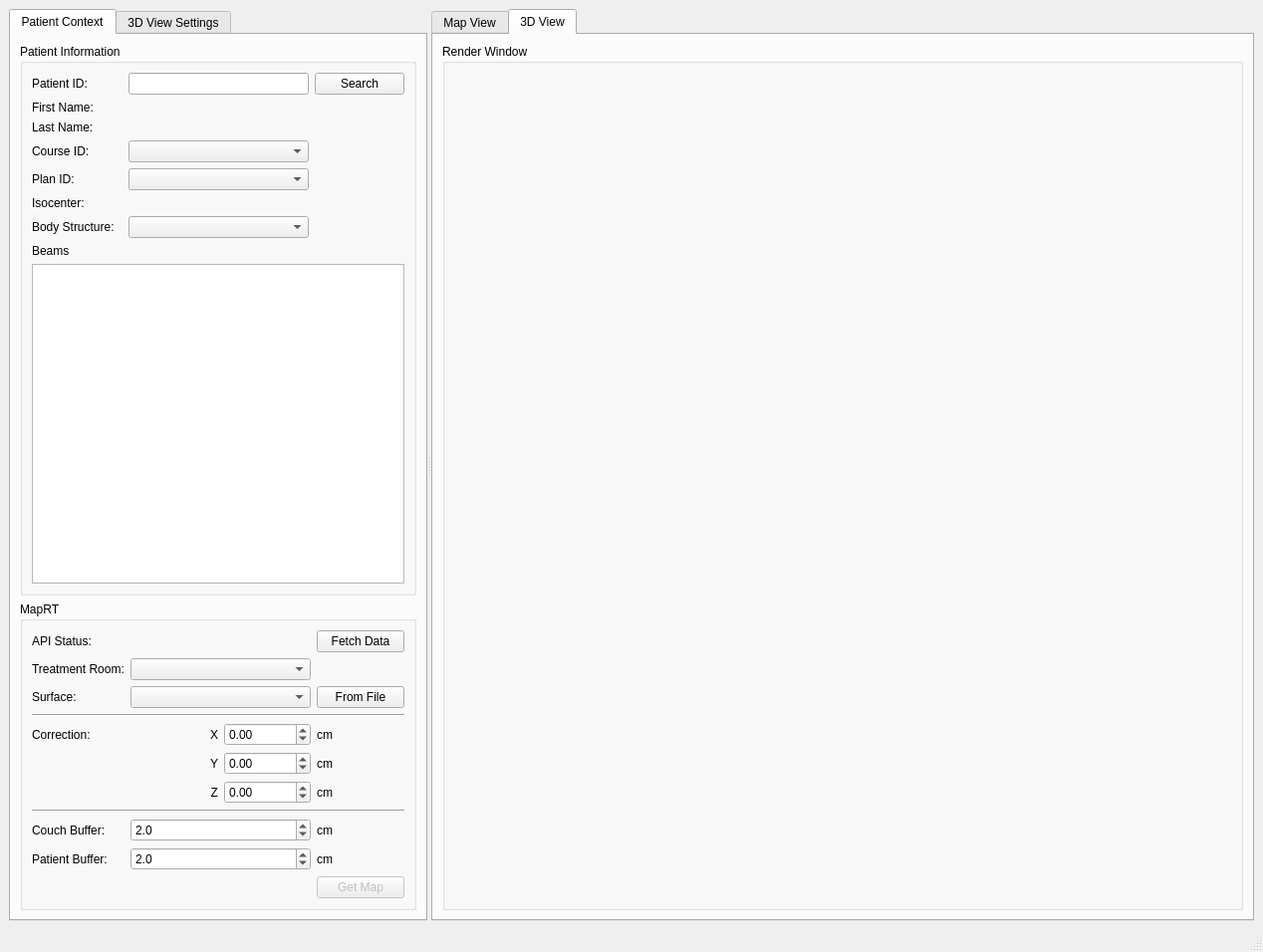
<?xml version="1.0" encoding="UTF-8"?>
<ui version="4.0">
 <class>MainWindow</class>
 <widget class="QMainWindow" name="MainWindow">
  <property name="geometry">
   <rect>
    <x>0</x>
    <y>0</y>
    <width>1268</width>
    <height>956</height>
   </rect>
  </property>
  <property name="minimumSize">
   <size>
    <width>0</width>
    <height>0</height>
   </size>
  </property>
  <property name="windowTitle">
   <string>MainWindow</string>
  </property>
  <widget class="QWidget" name="centralwidget">
   <property name="sizePolicy">
    <sizepolicy hsizetype="Expanding" vsizetype="Expanding">
     <horstretch>1</horstretch>
     <verstretch>1</verstretch>
    </sizepolicy>
   </property>
   <layout class="QVBoxLayout" name="verticalLayout_6">
    <item>
     <widget class="QSplitter" name="splitter">
      <property name="orientation">
       <enum>Qt::Orientation::Horizontal</enum>
      </property>
      <widget class="QTabWidget" name="w_tw_patient_settings">
       <property name="minimumSize">
        <size>
         <width>0</width>
         <height>0</height>
        </size>
       </property>
       <property name="maximumSize">
        <size>
         <width>16777215</width>
         <height>16777215</height>
        </size>
       </property>
       <property name="tabPosition">
        <enum>QTabWidget::TabPosition::North</enum>
       </property>
       <property name="currentIndex">
        <number>0</number>
       </property>
       <widget class="QWidget" name="tab">
        <attribute name="title">
         <string>Patient Context</string>
        </attribute>
        <layout class="QVBoxLayout" name="verticalLayout">
         <item>
          <widget class="QGroupBox" name="groupBox_6">
           <property name="title">
            <string>Patient Information</string>
           </property>
           <layout class="QGridLayout" name="gridLayout_4">
            <item row="4" column="1" colspan="2">
             <widget class="QComboBox" name="w_cb_plan_id"/>
            </item>
            <item row="0" column="3">
             <widget class="QPushButton" name="w_pb_esapi_search">
              <property name="text">
               <string>Search</string>
              </property>
             </widget>
            </item>
            <item row="7" column="0" colspan="4">
             <widget class="QLabel" name="label_15">
              <property name="text">
               <string>Beams</string>
              </property>
             </widget>
            </item>
            <item row="5" column="1" colspan="3">
             <widget class="QLabel" name="w_l_plan_isocenter">
              <property name="text">
               <string/>
              </property>
             </widget>
            </item>
            <item row="6" column="1" colspan="2">
             <widget class="QComboBox" name="w_cb_body_structure"/>
            </item>
            <item row="6" column="0">
             <widget class="QLabel" name="label_14">
              <property name="text">
               <string>Body Structure:</string>
              </property>
             </widget>
            </item>
            <item row="4" column="0">
             <widget class="QLabel" name="label_12">
              <property name="text">
               <string>Plan ID:</string>
              </property>
             </widget>
            </item>
            <item row="0" column="1" colspan="2">
             <widget class="QLineEdit" name="w_le_patinet_id"/>
            </item>
            <item row="2" column="0">
             <widget class="QLabel" name="label_13">
              <property name="text">
               <string>Last Name:</string>
              </property>
             </widget>
            </item>
            <item row="8" column="0" colspan="4">
             <widget class="QTableWidget" name="w_tw_beams">
              <property name="sizePolicy">
               <sizepolicy hsizetype="Expanding" vsizetype="Expanding">
                <horstretch>0</horstretch>
                <verstretch>0</verstretch>
               </sizepolicy>
              </property>
             </widget>
            </item>
            <item row="1" column="1" colspan="2">
             <widget class="QLabel" name="w_l_patient_first_name">
              <property name="text">
               <string/>
              </property>
             </widget>
            </item>
            <item row="5" column="0">
             <widget class="QLabel" name="label_17">
              <property name="text">
               <string>Isocenter:</string>
              </property>
             </widget>
            </item>
            <item row="1" column="0">
             <widget class="QLabel" name="label_11">
              <property name="text">
               <string>First Name:</string>
              </property>
             </widget>
            </item>
            <item row="0" column="0">
             <widget class="QLabel" name="label_9">
              <property name="text">
               <string>Patient ID:</string>
              </property>
             </widget>
            </item>
            <item row="2" column="1" colspan="2">
             <widget class="QLabel" name="w_l_patient_last_name">
              <property name="text">
               <string/>
              </property>
             </widget>
            </item>
            <item row="3" column="0">
             <widget class="QLabel" name="label_26">
              <property name="text">
               <string>Course ID:</string>
              </property>
             </widget>
            </item>
            <item row="3" column="1" colspan="2">
             <widget class="QComboBox" name="w_cb_course_id"/>
            </item>
           </layout>
          </widget>
         </item>
         <item>
          <widget class="QGroupBox" name="groupBox">
           <property name="title">
            <string>MapRT</string>
           </property>
           <layout class="QGridLayout" name="gridLayout_6">
            <item row="7" column="3">
             <widget class="QLabel" name="label_2">
              <property name="text">
               <string>cm</string>
              </property>
             </widget>
            </item>
            <item row="0" column="1" colspan="2">
             <widget class="QLabel" name="w_l_api_status">
              <property name="text">
               <string/>
              </property>
             </widget>
            </item>
            <item row="1" column="0">
             <widget class="QLabel" name="label_20">
              <property name="text">
               <string>Treatment Room:</string>
              </property>
             </widget>
            </item>
            <item row="9" column="1">
             <widget class="QLabel" name="label_30">
              <property name="text">
               <string>Z</string>
              </property>
              <property name="alignment">
               <set>Qt::AlignmentFlag::AlignRight|Qt::AlignmentFlag::AlignTrailing|Qt::AlignmentFlag::AlignVCenter</set>
              </property>
             </widget>
            </item>
            <item row="8" column="1">
             <widget class="QLabel" name="label_29">
              <property name="text">
               <string>Y</string>
              </property>
              <property name="alignment">
               <set>Qt::AlignmentFlag::AlignRight|Qt::AlignmentFlag::AlignTrailing|Qt::AlignmentFlag::AlignVCenter</set>
              </property>
             </widget>
            </item>
            <item row="3" column="0">
             <widget class="QLabel" name="label_19">
              <property name="text">
               <string>Surface:</string>
              </property>
             </widget>
            </item>
            <item row="8" column="2">
             <widget class="QDoubleSpinBox" name="w_dsb_surface_shift_y">
              <property name="minimum">
               <double>-100.000000000000000</double>
              </property>
              <property name="maximum">
               <double>100.000000000000000</double>
              </property>
              <property name="singleStep">
               <double>0.500000000000000</double>
              </property>
             </widget>
            </item>
            <item row="12" column="1" colspan="2">
             <widget class="QDoubleSpinBox" name="w_dsb_api_patient_buffer">
              <property name="decimals">
               <number>1</number>
              </property>
              <property name="value">
               <double>2.000000000000000</double>
              </property>
             </widget>
            </item>
            <item row="13" column="3">
             <widget class="QPushButton" name="w_pb_get_map">
              <property name="enabled">
               <bool>false</bool>
              </property>
              <property name="text">
               <string>Get Map</string>
              </property>
             </widget>
            </item>
            <item row="12" column="3">
             <widget class="QLabel" name="label_24">
              <property name="text">
               <string>cm</string>
              </property>
             </widget>
            </item>
            <item row="1" column="1" colspan="2">
             <widget class="QComboBox" name="w_cb_treatment_room"/>
            </item>
            <item row="0" column="3">
             <widget class="QPushButton" name="w_pb_fetch_api_data">
              <property name="text">
               <string>Fetch Data</string>
              </property>
             </widget>
            </item>
            <item row="11" column="3">
             <widget class="QLabel" name="label_23">
              <property name="text">
               <string>cm</string>
              </property>
             </widget>
            </item>
            <item row="7" column="1">
             <widget class="QLabel" name="label_28">
              <property name="maximumSize">
               <size>
                <width>16777215</width>
                <height>16777215</height>
               </size>
              </property>
              <property name="layoutDirection">
               <enum>Qt::LayoutDirection::LeftToRight</enum>
              </property>
              <property name="autoFillBackground">
               <bool>false</bool>
              </property>
              <property name="text">
               <string>X</string>
              </property>
              <property name="alignment">
               <set>Qt::AlignmentFlag::AlignRight|Qt::AlignmentFlag::AlignTrailing|Qt::AlignmentFlag::AlignVCenter</set>
              </property>
             </widget>
            </item>
            <item row="10" column="0" colspan="4">
             <widget class="Line" name="line_2">
              <property name="orientation">
               <enum>Qt::Orientation::Horizontal</enum>
              </property>
             </widget>
            </item>
            <item row="7" column="0">
             <widget class="QLabel" name="label_27">
              <property name="text">
               <string>Correction:</string>
              </property>
             </widget>
            </item>
            <item row="3" column="3">
             <widget class="QPushButton" name="w_pb_obj_file">
              <property name="text">
               <string>From File</string>
              </property>
             </widget>
            </item>
            <item row="8" column="3">
             <widget class="QLabel" name="label_7">
              <property name="text">
               <string>cm</string>
              </property>
             </widget>
            </item>
            <item row="9" column="2">
             <widget class="QDoubleSpinBox" name="w_dsb_surface_shift_z">
              <property name="minimum">
               <double>-100.000000000000000</double>
              </property>
              <property name="maximum">
               <double>100.000000000000000</double>
              </property>
              <property name="singleStep">
               <double>0.500000000000000</double>
              </property>
             </widget>
            </item>
            <item row="11" column="0">
             <widget class="QLabel" name="label_21">
              <property name="text">
               <string>Couch Buffer:</string>
              </property>
             </widget>
            </item>
            <item row="12" column="0">
             <widget class="QLabel" name="label_22">
              <property name="text">
               <string>Patient Buffer:</string>
              </property>
             </widget>
            </item>
            <item row="11" column="1" colspan="2">
             <widget class="QDoubleSpinBox" name="w_dsb_api_couch_buffer">
              <property name="decimals">
               <number>1</number>
              </property>
              <property name="value">
               <double>2.000000000000000</double>
              </property>
             </widget>
            </item>
            <item row="0" column="0">
             <widget class="QLabel" name="label_18">
              <property name="text">
               <string>API Status:</string>
              </property>
             </widget>
            </item>
            <item row="7" column="2">
             <widget class="QDoubleSpinBox" name="w_dsb_surface_shift_x">
              <property name="prefix">
               <string/>
              </property>
              <property name="minimum">
               <double>-100.000000000000000</double>
              </property>
              <property name="singleStep">
               <double>0.500000000000000</double>
              </property>
              <property name="value">
               <double>0.000000000000000</double>
              </property>
             </widget>
            </item>
            <item row="3" column="1" colspan="2">
             <widget class="QComboBox" name="w_cb_surface_for_map"/>
            </item>
            <item row="9" column="3">
             <widget class="QLabel" name="label_31">
              <property name="text">
               <string>cm</string>
              </property>
             </widget>
            </item>
            <item row="4" column="0" colspan="4">
             <widget class="Line" name="line">
              <property name="orientation">
               <enum>Qt::Orientation::Horizontal</enum>
              </property>
             </widget>
            </item>
           </layout>
          </widget>
         </item>
        </layout>
       </widget>
       <widget class="QWidget" name="tab_2">
        <attribute name="title">
         <string>3D View Settings</string>
        </attribute>
        <layout class="QVBoxLayout" name="verticalLayout_3">
         <item>
          <widget class="QGroupBox" name="groupBox_7">
           <property name="title">
            <string>DICOM</string>
           </property>
           <layout class="QGridLayout" name="gridLayout_7">
            <item row="0" column="3">
             <widget class="QFrame" name="w_fr_dcm_color">
              <property name="sizePolicy">
               <sizepolicy hsizetype="Maximum" vsizetype="Maximum">
                <horstretch>0</horstretch>
                <verstretch>0</verstretch>
               </sizepolicy>
              </property>
              <property name="minimumSize">
               <size>
                <width>25</width>
                <height>25</height>
               </size>
              </property>
              <property name="maximumSize">
               <size>
                <width>25</width>
                <height>25</height>
               </size>
              </property>
              <property name="frameShape">
               <enum>QFrame::Shape::StyledPanel</enum>
              </property>
              <property name="frameShadow">
               <enum>QFrame::Shadow::Raised</enum>
              </property>
             </widget>
            </item>
            <item row="2" column="0">
             <widget class="QLabel" name="label_8">
              <property name="text">
               <string>Surface Opacity:</string>
              </property>
             </widget>
            </item>
            <item row="0" column="0">
             <widget class="QLabel" name="label_3">
              <property name="text">
               <string>Surface Color:</string>
              </property>
             </widget>
            </item>
            <item row="2" column="2">
             <widget class="QSlider" name="w_hs_dcm_opacity">
              <property name="maximum">
               <number>100</number>
              </property>
              <property name="value">
               <number>100</number>
              </property>
              <property name="orientation">
               <enum>Qt::Orientation::Horizontal</enum>
              </property>
             </widget>
            </item>
            <item row="2" column="3">
             <widget class="QLabel" name="w_l_dcm_opacity">
              <property name="text">
               <string>100</string>
              </property>
             </widget>
            </item>
            <item row="0" column="1" colspan="2">
             <widget class="QPushButton" name="w_pb_dcm_color">
              <property name="text">
               <string>Select Color</string>
              </property>
             </widget>
            </item>
           </layout>
          </widget>
         </item>
         <item>
          <widget class="QGroupBox" name="groupBox_8">
           <property name="title">
            <string>MapRT</string>
           </property>
           <layout class="QGridLayout" name="gridLayout_3">
            <item row="0" column="0">
             <widget class="QLabel" name="label_4">
              <property name="text">
               <string>Surface Color:</string>
              </property>
             </widget>
            </item>
            <item row="0" column="1">
             <widget class="QPushButton" name="w_pb_obj_color">
              <property name="text">
               <string>Select Color</string>
              </property>
             </widget>
            </item>
            <item row="0" column="2">
             <widget class="QFrame" name="w_fr_obj_color">
              <property name="sizePolicy">
               <sizepolicy hsizetype="Maximum" vsizetype="Maximum">
                <horstretch>0</horstretch>
                <verstretch>0</verstretch>
               </sizepolicy>
              </property>
              <property name="minimumSize">
               <size>
                <width>25</width>
                <height>25</height>
               </size>
              </property>
              <property name="maximumSize">
               <size>
                <width>25</width>
                <height>25</height>
               </size>
              </property>
              <property name="frameShape">
               <enum>QFrame::Shape::StyledPanel</enum>
              </property>
              <property name="frameShadow">
               <enum>QFrame::Shadow::Raised</enum>
              </property>
             </widget>
            </item>
            <item row="1" column="0">
             <widget class="QLabel" name="label_10">
              <property name="maximumSize">
               <size>
                <width>16777215</width>
                <height>16777215</height>
               </size>
              </property>
              <property name="text">
               <string>Surface Opacity:</string>
              </property>
             </widget>
            </item>
            <item row="1" column="1">
             <widget class="QSlider" name="w_hs_obj_opacity">
              <property name="maximum">
               <number>100</number>
              </property>
              <property name="value">
               <number>100</number>
              </property>
              <property name="orientation">
               <enum>Qt::Orientation::Horizontal</enum>
              </property>
             </widget>
            </item>
            <item row="1" column="2">
             <widget class="QLabel" name="w_l_obj_opacity">
              <property name="text">
               <string>100</string>
              </property>
             </widget>
            </item>
           </layout>
          </widget>
         </item>
         <item>
          <widget class="QGroupBox" name="groupBox_9">
           <property name="title">
            <string>Scene</string>
           </property>
           <layout class="QGridLayout" name="gridLayout">
            <item row="2" column="0">
             <widget class="QLabel" name="label_33">
              <property name="text">
               <string>Laser Opacity</string>
              </property>
             </widget>
            </item>
            <item row="1" column="1">
             <widget class="QPushButton" name="w_pb_laser_color">
              <property name="text">
               <string>Select Color</string>
              </property>
             </widget>
            </item>
            <item row="2" column="2">
             <widget class="QLabel" name="w_l_laser_opacity">
              <property name="text">
               <string>100</string>
              </property>
             </widget>
            </item>
            <item row="0" column="0">
             <widget class="QLabel" name="label_5">
              <property name="maximumSize">
               <size>
                <width>100</width>
                <height>16777215</height>
               </size>
              </property>
              <property name="text">
               <string>Background Color:</string>
              </property>
             </widget>
            </item>
            <item row="1" column="2">
             <widget class="QFrame" name="w_fr_laser_color">
              <property name="sizePolicy">
               <sizepolicy hsizetype="Maximum" vsizetype="Maximum">
                <horstretch>0</horstretch>
                <verstretch>0</verstretch>
               </sizepolicy>
              </property>
              <property name="minimumSize">
               <size>
                <width>25</width>
                <height>25</height>
               </size>
              </property>
              <property name="maximumSize">
               <size>
                <width>25</width>
                <height>25</height>
               </size>
              </property>
              <property name="frameShape">
               <enum>QFrame::Shape::StyledPanel</enum>
              </property>
              <property name="frameShadow">
               <enum>QFrame::Shadow::Raised</enum>
              </property>
             </widget>
            </item>
            <item row="0" column="1">
             <widget class="QPushButton" name="w_pb_background_color">
              <property name="maximumSize">
               <size>
                <width>16777215</width>
                <height>16777215</height>
               </size>
              </property>
              <property name="text">
               <string>Select Color</string>
              </property>
             </widget>
            </item>
            <item row="2" column="1">
             <widget class="QSlider" name="w_hs_laser_opacity">
              <property name="maximum">
               <number>100</number>
              </property>
              <property name="value">
               <number>100</number>
              </property>
              <property name="orientation">
               <enum>Qt::Orientation::Horizontal</enum>
              </property>
             </widget>
            </item>
            <item row="3" column="0">
             <widget class="QLabel" name="label_16">
              <property name="text">
               <string>View From</string>
              </property>
             </widget>
            </item>
            <item row="1" column="0">
             <widget class="QLabel" name="label_32">
              <property name="text">
               <string>Laser Color:</string>
              </property>
             </widget>
            </item>
            <item row="0" column="2">
             <widget class="QFrame" name="w_fr_background_color">
              <property name="sizePolicy">
               <sizepolicy hsizetype="Maximum" vsizetype="Maximum">
                <horstretch>0</horstretch>
                <verstretch>0</verstretch>
               </sizepolicy>
              </property>
              <property name="minimumSize">
               <size>
                <width>25</width>
                <height>25</height>
               </size>
              </property>
              <property name="maximumSize">
               <size>
                <width>25</width>
                <height>25</height>
               </size>
              </property>
              <property name="frameShape">
               <enum>QFrame::Shape::StyledPanel</enum>
              </property>
              <property name="frameShadow">
               <enum>QFrame::Shadow::Raised</enum>
              </property>
             </widget>
            </item>
            <item row="4" column="0" colspan="3">
             <widget class="QWidget" name="widget_2" native="true">
              <property name="sizePolicy">
               <sizepolicy hsizetype="Preferred" vsizetype="Preferred">
                <horstretch>0</horstretch>
                <verstretch>0</verstretch>
               </sizepolicy>
              </property>
              <layout class="QHBoxLayout" name="horizontalLayout_2">
               <item>
                <widget class="QRadioButton" name="w_rb_plusX">
                 <property name="text">
                  <string>+X</string>
                 </property>
                </widget>
               </item>
               <item>
                <widget class="QRadioButton" name="w_rb_minusX">
                 <property name="text">
                  <string>-X</string>
                 </property>
                </widget>
               </item>
               <item>
                <widget class="QRadioButton" name="w_rb_plusY">
                 <property name="text">
                  <string>+Y</string>
                 </property>
                </widget>
               </item>
               <item>
                <widget class="QRadioButton" name="w_rb_minusY">
                 <property name="text">
                  <string>-Y</string>
                 </property>
                </widget>
               </item>
               <item>
                <widget class="QRadioButton" name="w_rb_plusZ">
                 <property name="text">
                  <string>+Z</string>
                 </property>
                </widget>
               </item>
               <item>
                <widget class="QRadioButton" name="w_rb_minusZ">
                 <property name="text">
                  <string>-Z</string>
                 </property>
                </widget>
               </item>
              </layout>
             </widget>
            </item>
           </layout>
          </widget>
         </item>
         <item>
          <spacer name="verticalSpacer">
           <property name="orientation">
            <enum>Qt::Orientation::Vertical</enum>
           </property>
           <property name="sizeHint" stdset="0">
            <size>
             <width>20</width>
             <height>40</height>
            </size>
           </property>
          </spacer>
         </item>
        </layout>
       </widget>
      </widget>
      <widget class="QTabWidget" name="w_tw_visualizations">
       <property name="currentIndex">
        <number>1</number>
       </property>
       <widget class="QWidget" name="tab_3">
        <attribute name="title">
         <string>Map View</string>
        </attribute>
        <layout class="QVBoxLayout" name="verticalLayout_4">
         <item>
          <widget class="QGroupBox" name="w_gb_collision_map">
           <property name="title">
            <string>MapRT Collision Map</string>
           </property>
           <layout class="QVBoxLayout" name="verticalLayout_5">
            <item>
             <widget class="QWidget" name="w_w_collision_map" native="true"/>
            </item>
            <item>
             <widget class="QWidget" name="widget_4" native="true">
              <property name="sizePolicy">
               <sizepolicy hsizetype="Preferred" vsizetype="Minimum">
                <horstretch>0</horstretch>
                <verstretch>0</verstretch>
               </sizepolicy>
              </property>
              <layout class="QFormLayout" name="formLayout">
               <item row="0" column="0">
                <widget class="QLabel" name="label_25">
                 <property name="text">
                  <string>Current Collision Map:</string>
                 </property>
                </widget>
               </item>
               <item row="0" column="1">
                <widget class="QComboBox" name="w_cb_current_map"/>
               </item>
              </layout>
             </widget>
            </item>
           </layout>
          </widget>
         </item>
        </layout>
       </widget>
       <widget class="QWidget" name="tab_4">
        <attribute name="title">
         <string>3D View</string>
        </attribute>
        <layout class="QHBoxLayout" name="horizontalLayout_4">
         <item>
          <widget class="QGroupBox" name="groupBox_2">
           <property name="title">
            <string>Render Window</string>
           </property>
           <layout class="QVBoxLayout" name="verticalLayout_2">
            <item>
             <widget class="QVTKRenderWindowInteractor" name="vtk_widget" native="true">
              <property name="sizePolicy">
               <sizepolicy hsizetype="Expanding" vsizetype="Expanding">
                <horstretch>0</horstretch>
                <verstretch>0</verstretch>
               </sizepolicy>
              </property>
              <property name="minimumSize">
               <size>
                <width>600</width>
                <height>600</height>
               </size>
              </property>
              <property name="maximumSize">
               <size>
                <width>16777215</width>
                <height>16777215</height>
               </size>
              </property>
             </widget>
            </item>
           </layout>
          </widget>
         </item>
        </layout>
       </widget>
      </widget>
     </widget>
    </item>
   </layout>
  </widget>
  <widget class="QStatusBar" name="statusbar"/>
  <action name="exit_action">
   <property name="text">
    <string>E&amp;xit</string>
   </property>
  </action>
  <action name="settings_action">
   <property name="text">
    <string>&amp;Settings</string>
   </property>
  </action>
  <action name="about_action">
   <property name="text">
    <string>&amp;About</string>
   </property>
  </action>
  <action name="actionCollision_Map">
   <property name="text">
    <string>Collision Map</string>
   </property>
  </action>
  <action name="actionView_From">
   <property name="text">
    <string>View From</string>
   </property>
  </action>
 </widget>
 <customwidgets>
  <customwidget>
   <class>QVTKRenderWindowInteractor</class>
   <extends>QWidget</extends>
   <header>vtkmodules.qt.QVTKRenderWindowInteractor</header>
   <container>1</container>
  </customwidget>
 </customwidgets>
 <resources/>
 <connections/>
</ui>
